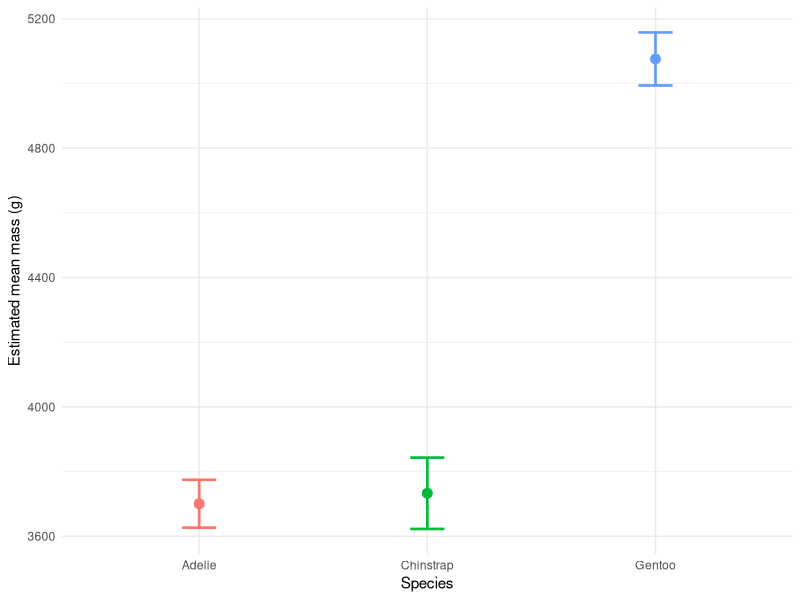

Write the R code that produced this figure.
## ---- chunk 1
#| echo: false
knitr::opts_chunk$set(echo = TRUE, warning = FALSE, message = FALSE)
options(width = 65)   # printed R output wraps at 65 too
## ---- chunk 2
# Load packages at the top — always -------------------
library(tidyverse)      # wrangling + ggplot2
library(palmerpenguins) # the penguins data
library(car)            # Anova()
library(emmeans)        # post-hoc pairwise tests
## ---- chunk 3
# Same model fit at the end of Lecture 13 --------------
penguins_df <- penguins %>%
  drop_na(body_mass_g, species)

mass_model <- lm(body_mass_g ~ species, data = penguins_df)
## ---- chunk 4
# Classic ANOVA table (Type I sums of squares) --------
mass_aov <- aov(body_mass_g ~ species, data = penguins_df)
summary(mass_aov)
## ---- chunk 5
# Type II sums of squares — the right call here -------
Anova(mass_model, type = "II")
## ---- chunk 6
# Estimated marginal means + Tukey-adjusted pairs -----
mass_emm <- emmeans(mass_model, pairwise ~ species)

mass_emm$contrasts
## ---- chunk 7
# Groups that SHARE a letter are NOT different --------
multcomp::cld(mass_emm$emmeans, Letters = letters)
## ---- chunk 8
#| fig-format: png
#| fig-alt: "Estimated marginal mean body mass with 95 percent confidence interval error bars for each penguin species, showing Gentoo highest, Chinstrap and Adelie lower with non-overlapping intervals."
mass_emm_plot <- as.data.frame(mass_emm$emmeans) %>%
  ggplot(aes(x = species, y = emmean, color = species)) +
  geom_point(size = 3) +
  geom_errorbar(
    aes(ymin = lower.CL, ymax = upper.CL),
    width = 0.15, linewidth = 0.9
  ) +
  labs(x = "Species", y = "Estimated mean mass (g)") +
  theme_minimal() +
  theme(legend.position = "none")

mass_emm_plot
## ---- chunk 9
# Pull the F table values for reporting ---------------
mass_tab <- Anova(mass_model, type = "II")
mass_tab
